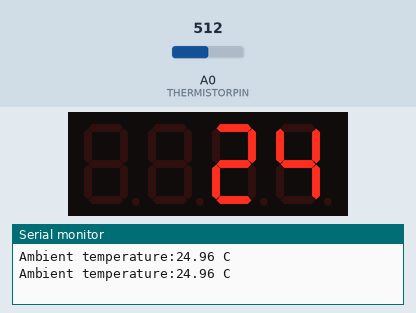
This sketch was run on a simulated Arduino Uno, built with avr-gcc and run on an emulated ATmega328P. Shown: 4-digit seven-segment display, the last lines printed to the serial monitor. The test bench sets the inputs (shaded band); at power-on: A0 (THERMISTORPIN) = 512.

Above: at 1.2 s.
1.3 s: A0 (THERMISTORPIN) set to 787
At 2.7 s:
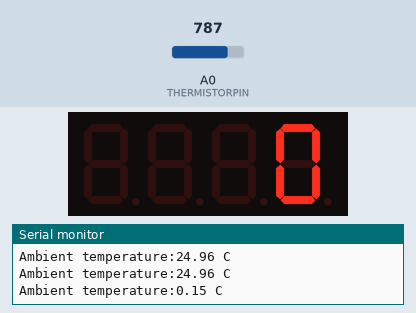
3.7 s: A0 (THERMISTORPIN) set to 810
At 4.8 s:
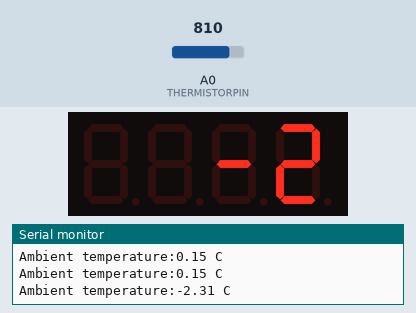
5.8 s: A0 (THERMISTORPIN) set to 900
At 6.9 s:
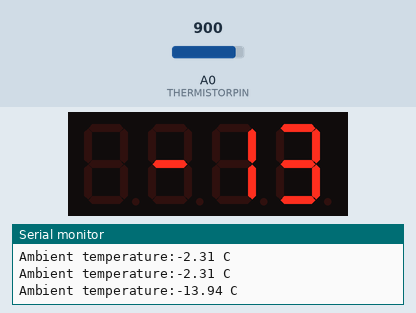
Timing chart, 0 to 8.8 s (numbered marks = the images above; inputs shaded):
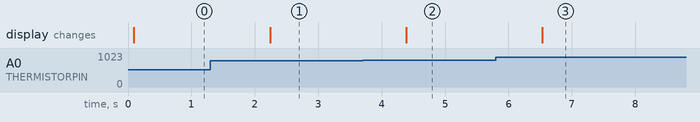

The sketch:

temperature_LED.ino
```cpp
// (licence header left out)
// which analog pin to connect
#define THERMISTORPIN A0
// resistance at 25 degrees C
#define THERMISTORNOMINAL 10000
// temp. for nominal resistance (almost always 25 C)
#define TEMPERATURENOMINAL 25
// how many samples to take and average, more takes longer
// but is more 'smooth'
#define NUMSAMPLES 5
// The beta coefficient of the thermistor (usually 3000-4000)
#define BCOEFFICIENT 3950
// the value of the 'other' resistor
#define SERIESRESISTOR 10000

#include <Arduino.h>
#include <TM1637Display.h>
// Module connection pins (Digital Pins)
#define CLK 20
#define DIO 21

TM1637Display display(CLK, DIO);

int samples[NUMSAMPLES];

void setup(void) {
  // initialize serial monitor and analog reference pin for thermistor
  Serial.begin(115200);
  analogReference(EXTERNAL);

  // initialize LED display with max brightness, clear display
  display.setBrightness(0x0f);
  display.clear();
}

void loop(void) {

  // start counter and average values
  uint8_t i;
  float average;

  // take N samples in a row, with a slight delay
  for (i = 0; i < NUMSAMPLES; i++) {
    samples[i] = analogRead(THERMISTORPIN);
    delay(10);
  }

  // average all the samples out
  average = 0;
  for (i = 0; i < NUMSAMPLES; i++) {
    average += samples[i];
  }
  average /= NUMSAMPLES;

  // convert the value to resistance
  average = 1023 / average - 1;
  average = SERIESRESISTOR / average;

  // convert resistance to temperature in celcius
  float steinhart;
  steinhart = average / THERMISTORNOMINAL;          // (R/Ro)
  steinhart = log(steinhart);                       // ln(R/Ro)
  steinhart /= BCOEFFICIENT;                        // 1/B * ln(R/Ro)
  steinhart += 1.0 / (TEMPERATURENOMINAL + 273.15); // + (1/To)
  steinhart = 1.0 / steinhart;                      // Invert
  steinhart -= 273.15; // convert absolute temp to C

  // print temperature in serial monitor, show temperature (decimal form) on display
  Serial.print("Ambient temperature:");
  Serial.print(steinhart);
  Serial.println(" C");
  display.showNumberDec(steinhart);

  delay(1000);
}
```

Measured:
- the behaviour switches between 797 and 798 on A0 (THERMISTORPIN) (found by bisection; images 1 and 2)
- after the input at 1.3 s, the display: changes after 0.94 s (image 1)
- after the input at 3.7 s, the display: changes after 0.69 s (image 2)
- after the input at 5.8 s, the display: changes after 0.73 s (image 3)
